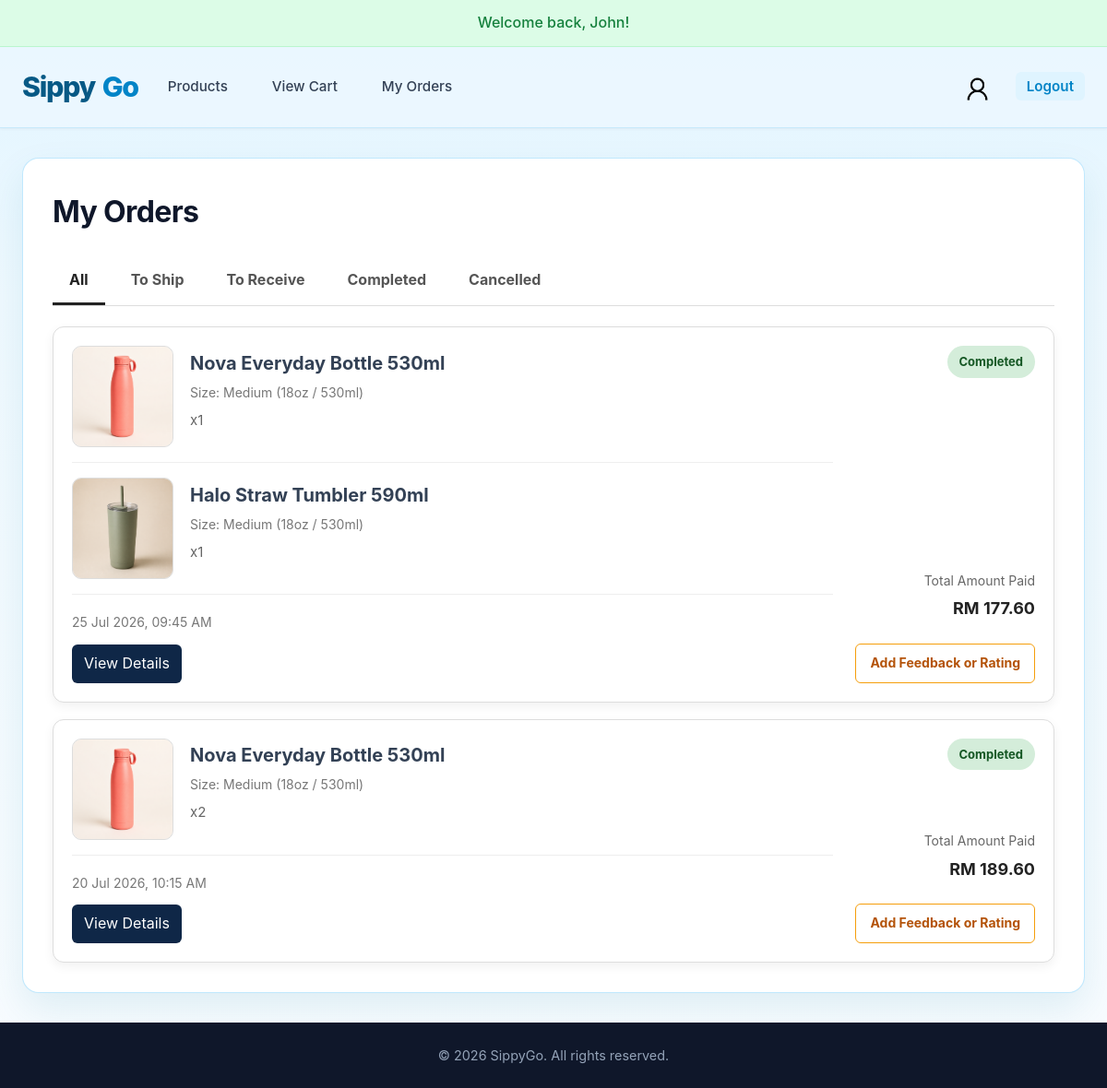
Screenshot of /order_history.php (signed in) with the database file from the repository.
### tables this page shows
CREATE TABLE `order_items` (
  `order_item_id` INT(11) NOT NULL AUTO_INCREMENT,
  `order_id` INT(11) NOT NULL,
  `product_id` INT(11) NOT NULL,
  `size` VARCHAR(50) NOT NULL,
  `quantity` INT(11) NOT NULL,
  `price` DECIMAL(10, 2) NOT NULL,
  PRIMARY KEY (`order_item_id`),
  CONSTRAINT `fk_order_item_order` FOREIGN KEY (`order_id`) 
    REFERENCES `orders`(`order_id`) 
    ON DELETE CASCADE,
  CONSTRAINT `fk_order_item_product` FOREIGN KEY (`product_id`) 
    REFERENCES `products`(`product_id`) 
    ON DELETE CASCADE
);

CREATE TABLE `products` (
  `product_id` INT(11) NOT NULL AUTO_INCREMENT,
  `category_id` INT(11) NOT NULL,
  `name` VARCHAR(255) NOT NULL,
  `description` TEXT,
  `price` DECIMAL(10,2) NOT NULL,
  `image_url` VARCHAR(255),
  `created_at` TIMESTAMP DEFAULT CURRENT_TIMESTAMP,
  `updated_at` TIMESTAMP DEFAULT CURRENT_TIMESTAMP ON UPDATE CURRENT_TIMESTAMP,
  PRIMARY KEY (`product_id`),
  CONSTRAINT `fk_product_category` FOREIGN KEY (`category_id`) 
    REFERENCES `categories`(`category_id`) 
    ON DELETE RESTRICT 
    ON UPDATE CASCADE
);

CREATE TABLE `orders` (
  `order_id` INT(11) NOT NULL AUTO_INCREMENT,
  `user_id` INT(11) NOT NULL,
  `order_date` TIMESTAMP DEFAULT CURRENT_TIMESTAMP,
  `shipped_at` TIMESTAMP NULL DEFAULT NULL,
  `completed_at` TIMESTAMP NULL DEFAULT NULL,
  `cancelled_at` TIMESTAMP NULL DEFAULT NULL,
  `total_amount` DECIMAL(10, 2) NOT NULL,
  `subtotal_amount` DECIMAL(10, 2) NOT NULL DEFAULT 0.00,
  `points_used` INT UNSIGNED NOT NULL DEFAULT 0,
  `points_discount` DECIMAL(10, 2) NOT NULL DEFAULT 0.00,
  `points_earned` INT UNSIGNED NOT NULL DEFAULT 0,
  `status` ENUM('pending', 'shipped', 'completed', 'cancelled') NOT NULL DEFAULT 'pending',
  `recipient_name` VARCHAR(100) NOT NULL,
  `shipping_address` TEXT NOT NULL,
  `phone_number` VARCHAR(20) NOT NULL,
  `address_updated` TINYINT(1) NOT NULL DEFAULT 0,
  `payment_method` VARCHAR(30) NOT NULL DEFAULT 'cash_on_delivery',
  `payment_reference` VARCHAR(100) DEFAULT NULL,
  `payment_status` ENUM('pending', 'paid') NOT NULL DEFAULT 'pending',
  PRIMARY KEY (`order_id`),
  CONSTRAINT `fk_order_user` FOREIGN KEY (`user_id`) 
    REFERENCES `users`(`user_id`) 
    ON DELETE CASCADE
);

### _base.php (called while the page is built, shortened)
<?php
function get($key, $value = null) {
    $value = $_GET[$key] ?? $value;
    return is_array($value) ? array_map('trim', $value) : trim($value);
}
function temp($key, $value = null) {
    if ($value !== null) {
        $_SESSION["temp_$key"] = $value;
    }
    else {
        $value = $_SESSION["temp_$key"] ?? null;
        return $value;
    }
}
function encode($value) {
    return htmlentities($value);
}

### order_history.php (the view, shortened to what this page needs)
<?php
require_once "_base.php";
$_title = "My Orders";
$_page_title_class = "my-orders-title";
$user_id = (int) $_SESSION['users']->user_id;
$status_filter = get("status", "all");
$page = get("page", "1");
if (!ctype_digit($page) || (int) $page < 1) {
    $page = 1;
} else {
    $page = (int) $page;
}
$orders_per_page = 8;
$sql = "SELECT
            o.order_id,
            o.order_date,
            o.status,
            o.total_amount,
            EXISTS (
                SELECT 1
                FROM order_feedback AS f
                WHERE f.order_id = o.order_id
                  AND f.user_id = o.user_id
            ) AS feedback_submitted,
            (
                SELECT f.rating FROM order_feedback AS f
                WHERE f.order_id = o.order_id AND f.user_id = o.user_id
                LIMIT 1
            ) AS feedback_rating,
            (
                SELECT f.feedback FROM order_feedback AS f
                WHERE f.order_id = o.order_id AND f.user_id = o.user_id
                LIMIT 1
            ) AS feedback_text,
            (
                SELECT f.updated_at FROM order_feedback AS f
                WHERE f.order_id = o.order_id AND f.user_id = o.user_id
                LIMIT 1
            ) AS feedback_updated_at,
            oi.order_item_id,
            oi.product_id,
            oi.quantity,
            oi.price AS item_price,
            p.name AS product_name,
            p.image_url,
            oi.size AS size
        FROM orders AS o
        LEFT JOIN order_items AS oi
            ON o.order_id = oi.order_id
        LEFT JOIN products AS p
            ON oi.product_id = p.product_id
        WHERE o.user_id = :user_id";
$sql .= " ORDER BY
            o.order_date DESC,
            o.order_id DESC,
            oi.order_item_id ASC";
            $stmt = $_db->prepare($sql);
            $params = [
                "user_id" => $user_id
            ];
            $stmt->execute($params);
$rows = $stmt->fetchAll(PDO::FETCH_ASSOC);
$orders = [];
foreach ($rows as $row) {
    $order_id = $row["order_id"];
    if (!isset($orders[$order_id])) {
        $orders[$order_id] = [
            "order_id" => $row["order_id"],
            "order_date" => $row["order_date"],
            "status" => $row["status"],
            "total_amount" => $row["total_amount"],
            "feedback_submitted" => (bool) $row["feedback_submitted"],
            "feedback_rating" => $row["feedback_rating"],
            "feedback_text" => $row["feedback_text"],
            "feedback_updated_at" => $row["feedback_updated_at"],
            "items" => []
        ];
    }
    if ($row["product_id"] !== null) {
        $orders[$order_id]["items"][] = [
            "product_name" => $row["product_name"],
            "image_url" => $row["image_url"],
            "quantity" => $row["quantity"],
            "item_price" => $row["item_price"],
            "size" => $row["size"]
        ];
    }
}
$orders = array_slice(
    $orders,
    ($page - 1) * $orders_per_page,
    $orders_per_page,
    true
);
require "_head.php";
?>
<nav class="order-tabs">
    <a
        href="order_history.php?status=all"
        class="<?= $status_filter === "all" ? "active" : "" ?>"
    >
        All
    </a>
    <a
        href="order_history.php?status=pending"
        class="<?= $status_filter === "pending" ? "active" : "" ?>"
    >
        To Ship
    </a>
    <a
        href="order_history.php?status=shipped"
        class="<?= $status_filter === "shipped" ? "active" : "" ?>"
    >
        To Receive
    </a>
    <a
        href="order_history.php?status=completed"
        class="<?= $status_filter === "completed" ? "active" : "" ?>"
    >
        Completed
    </a>
    <a
        href="order_history.php?status=cancelled"
        class="<?= $status_filter === "cancelled" ? "active" : "" ?>"
    >
        Cancelled
    </a>
</nav>
<section class="order-history">
    <?php if ($orders): ?>
        <?php foreach ($orders as $order): ?>
            <article class="order-card">
            <div class="order-left">
        <?php if ($order["items"]): ?>
            <div class="order-items-list">
        <?php foreach ($order["items"] as $item_index => $item): ?>
            <?php
            $productName = $item["product_name"] ?: "Unknown Product";
            $imageUrl = $item["image_url"]
                ?: "https://placehold.co/100x100?text=No+Image";
            $quantity = (int) $item["quantity"];
            ?>
            <div
                class="order-item-preview<?= $item_index >= 2 ? ' additional-order-item' : '' ?>"
                <?= $item_index >= 2 ? 'hidden' : '' ?>
            >
                <img
                    class="order-image"
                    src="<?= encode($imageUrl) ?>"
                    alt="<?= encode($productName) ?>"
                >
                <div class="order-info">
    <h2>
        <?= encode($productName) ?>
    </h2>
    <?php if (!empty($item["size"])): ?>
        <p class="product-variation">
            Size: <?= encode($item["size"]) ?>
        </p>
    <?php endif; ?>
    <p class="quantity">
        x<?= $quantity ?>
    </p>
</div>
            </div>
        <?php endforeach; ?>
        <div class="order-meta-section">
            <p class="order-meta">
                <?= date(
                    "d M Y, h:i A",
                    strtotime($order["order_date"])
                ) ?>
            </p>
            <a
                class="view-details"
                href="order_detail.php?id=<?= urlencode(
                    $order["order_id"]
                ) ?>"
            >
                View Details
            </a>
        </div>
    </div>
    <?php endif; ?>
    </div>
    <div class="order-right">
    <div class="order-status-line">
        <span class="status status-<?= encode($order["status"]) ?>">
            <?= ucfirst(encode($order["status"])) ?>
        </span>
    </div>
    <div class="amount-section">
        <span class="amount-label">
            Total Amount Paid
        </span>
        <strong class="amount">
            RM <?= number_format(
                (float) $order["total_amount"],
                2
            ) ?>
        </strong>
    <?php if ($order["status"] === "completed"): ?>
<?php if ($order["feedback_submitted"]): ?>
    <button
        type="button"
        class="view-rating-button"
        data-order-id="<?= encode($order["order_id"]) ?>"
        data-rating="<?= encode($order["feedback_rating"]) ?>"
        data-feedback="<?= encode($order["feedback_text"] ?? '') ?>"
        data-updated-at="<?= encode($order["feedback_updated_at"] ?? '') ?>"
    >
        View Rating
    </button>
<?php else: ?>
    <a
        class="feedback-button"
        href="order_feedback.php?id=<?= urlencode(
            $order["order_id"]
        ) ?>"
    >
        Add Feedback or Rating
    </a>
    <?php endif; ?>
<?php endif; ?>
    </div>
</div>
</article>
        <?php endforeach; ?>
    <?php else: ?>
        <p>You do not have any orders yet.</p>
    <?php endif; ?>
</section>
<?php require "_foot.php"; ?>

### _head.php (shortened to what this page needs)
<!DOCTYPE html>
<html lang="en">
<head>
    <link rel="stylesheet" href="css/main.css">
    <?php if (in_array(basename($_SERVER['PHP_SELF']), [
        'order_history.php',
        'order_detail.php',
        'order_feedback.php',
        'admin_orders.php',
        'admin_order_detail.php'
    ])): ?>
    <link rel="stylesheet" href="css/orders.css">
    <link
        rel="stylesheet"
        href="https://cdnjs.cloudflare.com/ajax/libs/font-awesome/6.5.2/css/all.min.css"
    >
<?php endif; ?>
</head>
<body>
    <div id="info"><?= temp('info') ?></div>
    <header class="site-header">
        <div class="header-container">
            <a href="/products.php" class="logo-link" aria-label="SippyGo products">
                <h1>Sippy<span>Go</span></h1>
            </a>
            <nav class="main-nav">
                <ul class="nav-list">
                    <div class="nav-group">
                        <?php if (isset($_SESSION['users'])): ?>
                            <?php if (isset($_SESSION['users']->user_id)): ?>
                                <?php if (($_SESSION['users']->role ?? '') !== 'admin'): ?>
                                    <li>
                                        <a href="/products.php" class="nav-link">
                                            Products
                                        </a>
                                    </li>
                                <?php endif; ?>
                                <li>
                                    <a href="/cart_view.php" class="nav-link">
                                        View Cart
                                    </a>
                                </li>
                                <li>
                                    <a href="/order_history.php" class="nav-link">
                                        My Orders
                                    </a>
                                </li>
                            <?php endif; ?>
                        <?php endif; ?>
                    </div>
                    <div class="nav-group">
                        <?php if (isset($_SESSION['users'])): ?>
                            <li class="user-greeting">
                                <a href="/profile.php" class="user-name">
                                    <img
                                        src="/img/user-icon.png"
                                        alt="User Profile"
                                        class="nav-user-icon"
                                        style="width: 35px; height: 35px; margin-top: 10px;"
                                    >
                                </a>
                            </li>
                            <li>
                                <a href="/logout.php" class="nav-link nav-link-btn">
                                    Logout
                                </a>
                            </li>
                        <?php endif; ?>
                    </div>
                </ul>
            </nav>
        </div>
    </header>
    <?php
    $main_classes = array_filter([
        $pageClass ?? '',
        !empty($_hide_page_title) ? 'main-without-page-title' : '',
    ]);
    $show_page_title = ($_displayTitle ?? true) !== false && empty($_hide_page_title);
    ?>
    <main<?= $main_classes ? ' class="' . encode(implode(' ', $main_classes)) . '"' : '' ?>>
        <?php if ($show_page_title): ?>
            <h1<?= !empty($_page_title_class) ? ' class="' . encode($_page_title_class) . '"' : '' ?>><?= $_title ?? 'Untitled' ?></h1>
        <?php endif; ?>

### _foot.php (shortened to what this page needs)
</main>
    <footer>
        <p>&copy; <?= date('Y') ?> SippyGo. All rights reserved.</p>
    </footer>
</body>
</html>

### css/main.css (style rules this page uses)
:root { --primary: #0284c7; --primary-hover: #0369a1; --primary-light: #dff4ff; --dark: #0f172a; --text-main: #334155; --text-muted: #64748b; --bg-main: #eff9ff; --card-bg: #ffffff; --border-color: #e2e8f0; --shadow-sm: 0 1px 3px rgba(0,0,0,0.05); --shadow-md: 0 4px 12px rgba(0,0,0,0.08); --shadow-lg: 0 10px 25px rgba(0,0,0,0.12); --radius: 10px; --transition: all 0.2s cubic-bezier(0.4, 0, 0.2, 1); }
* { box-sizing: border-box; }
html, body { min-height: 100%; }
body { margin: 0; min-height: 100vh; display: flex; flex-direction: column; font-family: -apple-system, BlinkMacSystemFont, "Segoe UI", Roboto, "Helvetica Neue", Arial, sans-serif; line-height: 1.6; color: var(--text-main); background: linear-gradient(180deg, #dff4ff 0, var(--bg-main) 320px, #f8fcff 100%); }
.site-header { background: rgba(235, 248, 255, 0.95); border-bottom: 1px solid #c7e9fb; box-shadow: var(--shadow-sm); position: sticky; top: 0; z-index: 100; }
.header-container { max-width: 1200px; margin: 0 auto; padding: 18px 24px; display: flex; align-items: center; justify-content: space-between; gap: 20px; }
.logo-link { text-decoration: none; }
.site-header h1 { margin: 0; font-size: 1.9rem; font-weight: 850; letter-spacing: -0.045em; color: #075985; display: flex; align-items: center; gap: 8px; }
.site-header h1 span { color: var(--primary); }
.main-nav { display: flex; align-items: center; justify-content: space-between; width: 100%; }
.nav-list { display: flex; align-items: center; justify-content: space-between; width: 100%; margin: 0; padding: 0; list-style: none; }
.nav-group { display: flex; align-items: center; gap: 24px; }
.nav-link { text-decoration: none; color: var(--text-main); font-weight: 500; font-size: 0.95rem; padding: 6px 12px; border-radius: 6px; transition: var(--transition); }
.user-greeting { font-size: 0.9rem; color: var(--text-muted); font-weight: 500; }
.user-name { text-decoration: none; color: var(--dark); font-weight: 700; }
.nav-link-btn { background-color: var(--primary-light); color: var(--primary); font-weight: 600; }
main { flex: 1; width: calc(100% - 48px); max-width: 1200px; margin: 32px auto; padding: 32px; background-color: var(--card-bg); border-radius: 18px; border: 1px solid rgba(186, 230, 253, 0.9); box-shadow: 0 18px 42px rgba(14, 116, 144, 0.10); }
main > h1 { margin-top: 0; margin-bottom: 24px; font-size: 1.75rem; font-weight: 700; color: var(--dark); letter-spacing: -0.02em; }
footer { width: 100%; margin-top: auto; padding: 24px; background-color: var(--dark); color: #94a3b8; text-align: center; font-size: 0.9rem; }
footer p { margin: 0; }
#info { padding: 12px 24px; background-color: #dcfce7; color: #15803d; font-weight: 500; text-align: center; border-bottom: 1px solid #bbf7d0; }

### rows the page displays
order_items: product.image_url (picture), product.name "Halo Straw Tumbler 590ml", size "Medium (18oz / 530ml)", quantity "1"
order_items: product.image_url (picture), product.name "Nova Everyday Bottle 530ml", size "Medium (18oz / 530ml)", quantity "2", order.order_date "20 Jul 2026, 10:15 AM", order.status "Completed", order.total_amount "189.60"

### other values shown
temp('info') "Welcome back, John!"
$_title "My Orders"
encode($productName) "Nova Everyday Bottle 530ml"
encode($item["size"]) "Medium (18oz / 530ml)"
$quantity "1"
encode($order["status"]) "Completed"
$order["total_amount"] "177.60"
